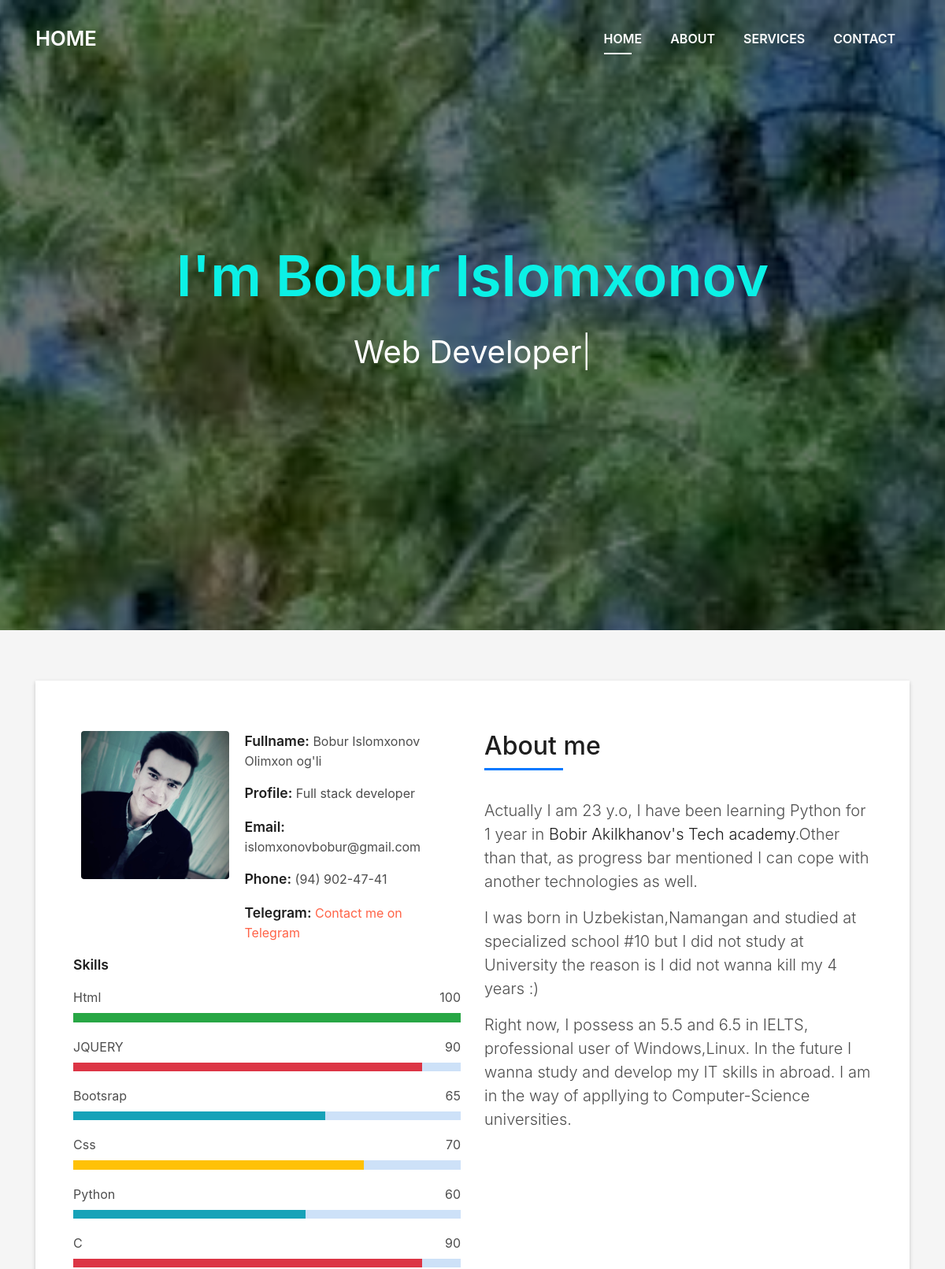
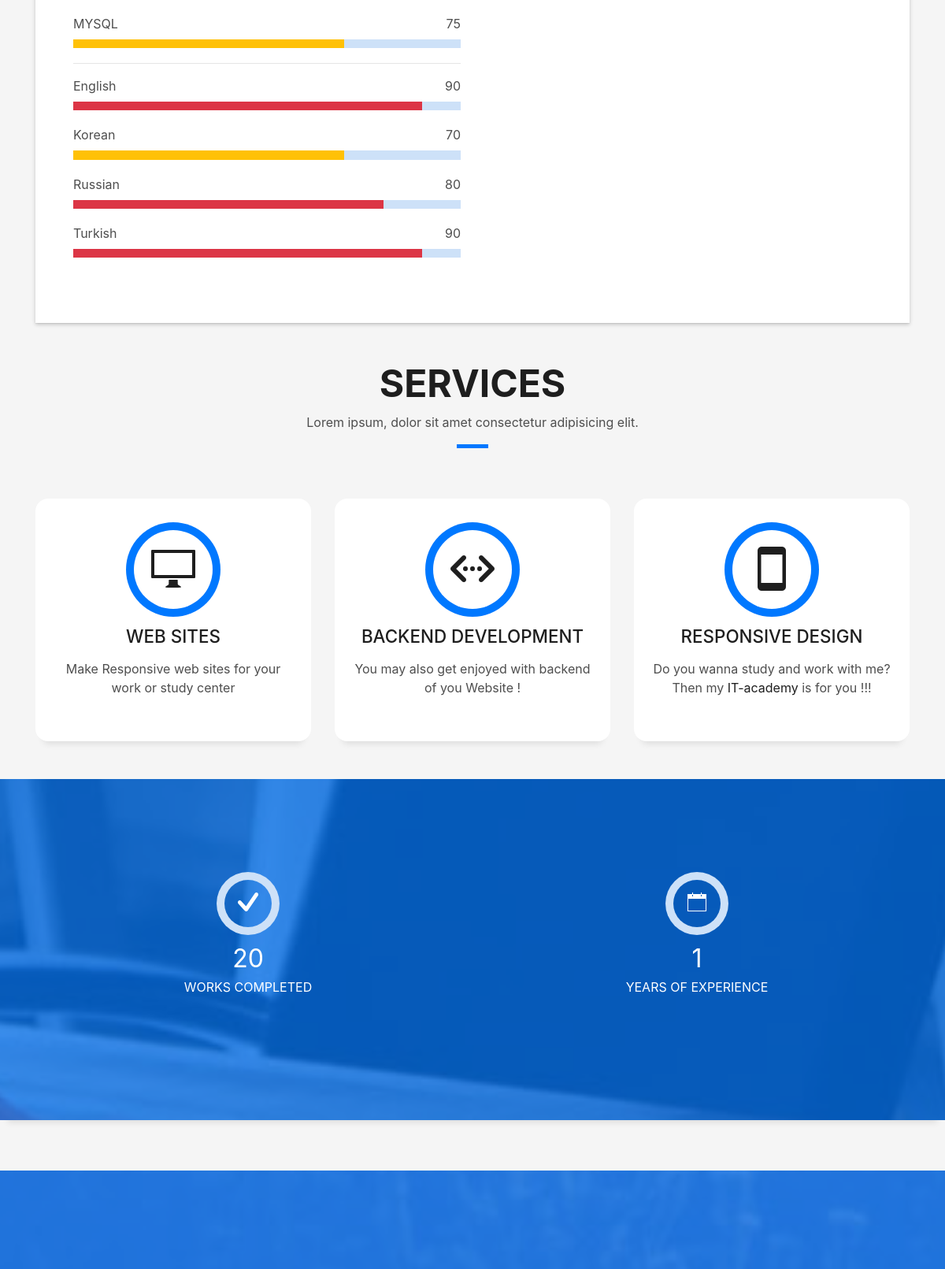
The page / (upper part) on the database its author committed (2 pictures, top to bottom).
### resume_app/models.py (models this page shows, shortened)
class Html(models.Model):
    name = models.CharField(max_length=100,null=1)
    percent = models.IntegerField(null=True)
    color = models.CharField(max_length=10)

class Jquery(models.Model):
    name = models.CharField(max_length=100,null=1)
    percent = models.IntegerField(null=True)
    color = models.CharField(max_length=10)

class Bootstrap(models.Model):
    name = models.CharField(max_length=100,null=1)
    percent = models.IntegerField(null=True)
    color = models.CharField(max_length=10)

class Css(models.Model):
    name = models.CharField(max_length=100,null=1)
    percent = models.IntegerField(null=True)
    color = models.CharField(max_length=10)

class Python(models.Model):
    name = models.CharField(max_length=100,null=1)
    percent = models.IntegerField(null=True)
    color = models.CharField(max_length=10)

class C(models.Model):
    name = models.CharField(max_length=100,null=1)
    percent = models.IntegerField(null=True)
    color = models.CharField(max_length=10)

class Mysql(models.Model):
    name = models.CharField(max_length=100,null=1)
    percent = models.IntegerField(null=True)
    color = models.CharField(max_length=10)

class English(models.Model):
    name = models.CharField(max_length=100,null=1)
    percent = models.IntegerField(null=True)
    color = models.CharField(max_length=10)

class Tadjik(models.Model):
    name = models.CharField(max_length=100,null=1)
    percent = models.IntegerField(null=True)
    color = models.CharField(max_length=10)

class Russian(models.Model):
    name = models.CharField(max_length=100,null=1)
    percent = models.IntegerField(null=True)
    color = models.CharField(max_length=10)

class Turkish(models.Model):
    name = models.CharField(max_length=100,null=1)
    percent = models.IntegerField(null=True)
    color = models.CharField(max_length=10)

class Title(models.Model):
    name = models.CharField(max_length=100,null=1)

### resume_app/views.py (the view)
# urls.py: 2. Add a URL to urlpatterns:  path('', views.home, name='home')
def home(request):
    html = Html.objects.all()
    jquery = Jquery.objects.all()
    bootstrap = Bootstrap.objects.all()
    css = Css.objects.all()
    python = Python.objects.all()
    c = C.objects.all()
    mysql = Mysql.objects.all()
    js = JavaScript.objects.all()
    eng = English.objects.all()
    uz = Uzbek.objects.all()
    tj = Tadjik.objects.all()
    rus = Russian.objects.all()
    tk = Turkish.objects.all()
    title = Title.objects.all()
    context = {'html': html,'jquery':jquery,'bootstrap':bootstrap,'css':css,'python':python,'c':c,'mysql':mysql,'js':js,'eng':eng,'uz':uz,'tj':tj,'rus':rus,'tk':tk,'title':title}
    return render(request, 'index.html',context)

### resume_app/templates/index.html (shortened to what this page needs)
{% load static %}
<!DOCTYPE html>
<html lang="en">
<head>
  <link href="{% static 'lib/bootstrap/css/bootstrap.min.css' %}" rel="stylesheet">
  <link href="{% static 'lib/font-awesome/css/font-awesome.min.css' %}" rel="stylesheet">
  <link href="{% static 'lib/animate/animate.min.css' %}" rel="stylesheet">
  <link href="{% static 'lib/ionicons/css/ionicons.min.css' %}" rel="stylesheet">
  <link href="{% static 'lib/owlcarousel/assets/owl.carousel.min.css' %}" rel="stylesheet">
  <link href="{% static 'lib/lightbox/css/lightbox.min.css' %}" rel="stylesheet">
  <link href="{% static 'css/style.css' %}" rel="stylesheet">
</head>
<body id="page-top">
  <nav class="navbar navbar-b navbar-trans navbar-expand-md fixed-top" id="mainNav">
    <div class="container">
      <a class="navbar-brand js-scroll" href="#">HOME</a>
      <div class="navbar-collapse collapse justify-content-end" id="navbarDefault">
        <ul class="navbar-nav">
          <li class="nav-item">
            <a class="nav-link js-scroll active" href="#home">Home</a>
          </li>
          <li class="nav-item">
            <a class="nav-link js-scroll" href="#about">About</a>
          </li>
          <li class="nav-item">
            <a class="nav-link js-scroll" href="#service">Services</a>
          </li>
          <li class="nav-item">
            <a class="nav-link js-scroll" href="#contact">Contact</a>
          </li>
        </ul>
      </div>
    </div>
  </nav>
  <div id="home" class="intro route bg-image" style="background-image: url({% static './img/me.jpg' %})">
    <div class="overlay-itro"></div>
    <div class="intro-content display-table">
      <div class="table-cell">
        <div class="container">
          <h1 class="intro-title mb-4" style="color:rgb(11, 241, 230);">I'm Bobur Islomxonov</h1>
          <p class="intro-subtitle"><span class="text-slider-items">,Web Developer,Frontend Developer,Backend Developer,Full Stack Developer</span><strong class="text-slider"></strong></p>
        </div>
      </div>
    </div>
  </div>
  <section id="about" class="about-mf sect-pt4 route">
    <div class="container">
      <div class="row">
        <div class="col-sm-12">
          <div class="box-shadow-full">
            <div class="row">
              <div class="col-md-6">
                <div class="row">
                  <div class="col-sm-6 col-md-5">
                    <div class="about-img">
                      <img src="{% static './img/hero.jpg' %}" class="img-fluid rounded b-shadow-a" alt="">
                    </div>
                  </div>
                  <div class="col-sm-6 col-md-7">
                    <div class="about-info">
                      <p><span class="title-s">Fullname: </span> <span>Bobur Islomxonov Olimxon og'li</span></p>
                      <p><span class="title-s">Profile: </span> <span>Full stack developer</span></p>
                      <p><span class="title-s">Email: </span> <span>islomxonovbobur@gmail.com</span></p>
                      <p><span class="title-s">Phone: </span> <span>(94) 902-47-41</span></p>
                      <p><span class="title-s">Telegram: </span> <span><a href="https://telegram.im/@BOBUR2309" target="_blank" style="color:tomato;">Contact me on Telegram</a></span></p>
                    </div>
                  </div>
                </div>
                <div class="skill-mf">
                  <p class="title-s">Skills</p>
                  {% for item in html %}
                    <span>{{item.name}}</span> <span class="pull-right">{{item.percent}}</span>
                    <div class="progress">
                      <div class="progress-bar bg-{{item.color}}" role="progressbar" style="width: 100%" aria-valuenow="{{item.percent}}" aria-valuemin="0"
                        aria-valuemax="100"></div>
                    </div>
                  {% endfor %}
                  {% for item in jquery %}
                  <span>{{item.name}}</span> <span class="pull-right">{{item.percent}}</span>
                  <div class="progress">
                    <div class="progress-bar bg-{{item.color}}" role="progressbar" style="width: 90%;" aria-valuenow="85" aria-valuemin="0"
                      aria-valuemax="100"></div>
                  </div>
                  {% endfor %}
                  {% for item in bootstrap %}
                  <span>{{item.name}}</span> <span class="pull-right">{{item.percent}}</span>
                  <div class="progress">
                    <div class="progress-bar bg-{{item.color}}" role="progressbar" style="width: 65%;" aria-valuenow="85" aria-valuemin="0"
                      aria-valuemax="100"></div>
                  </div>
                  {% endfor %}
                  {% for item in css %}
                  <span>{{item.name}}</span> <span class="pull-right">{{item.percent}}</span>
                  <div class="progress">
                    <div class="progress-bar bg-{{item.color}}" role="progressbar" style="width: 75%" aria-valuenow="75" aria-valuemin="0"
                      aria-valuemax="100"></div>
                  </div>
                  {% endfor %}
                  {% for item in python %}
                  <span>{{item.name}}</span> <span class="pull-right">{{item.percent}}</span>
                  <div class="progress">
                    <div class="progress-bar bg-{{item.color}}" role="progressbar" style="width: 60%" aria-valuenow="50" aria-valuemin="0"
                      aria-valuemax="100"></div>
                  </div>
                  {% endfor %}
                  {% for item in c %}
                    <span>{{item.name}}</span> <span class="pull-right">{{item.percent}}</span>
                    <div class="progress">
                      <div class="progress-bar bg-{{item.color}}" role="progressbar" style="width: 90%" aria-valuenow="45" aria-valuemin="0"
                        aria-valuemax="100"></div>
                    </div>
                  {% endfor %}
                  {% for item in mysql %}
                  <span>{{item.name}}</span> <span class="pull-right">{{item.percent}}</span>
                  <div class="progress">
                    <div class="progress-bar bg-{{item.color}}" role="progressbar" style="width: 70%" aria-valuenow="70" aria-valuemin="0"
                      aria-valuemax="100"></div>
                  </div>
                  {% endfor %}
                  {% for item in eng %}
                  <hr>
                  <span>{{item.name}}</span> <span class="pull-right">{{item.percent}}</span>
                  <div class="progress">
                    <div class="progress-bar bg-{{item.color}}" role="progressbar" style="width: 90%" aria-valuenow="45" aria-valuemin="0"
                      aria-valuemax="100"></div>
                  </div>
                  {% endfor %}
                  {% for item in tj %}
                  <span>{{item.name}}</span> <span class="pull-right">{{item.percent}}</span>
                  <div class="progress">
                    <div class="progress-bar bg-{{item.color}}" role="progressbar" style="width: 70%" aria-valuenow="45" aria-valuemin="0"
                      aria-valuemax="100"></div>
                  </div>
                  {% endfor %}
                  {% for item in rus %}
                  <span>{{item.name}}</span> <span class="pull-right">{{item.percent}}</span>
                  <div class="progress">
                    <div class="progress-bar bg-{{item.color}}" role="progressbar" style="width: 80%" aria-valuenow="45" aria-valuemin="0"
                      aria-valuemax="100"></div>
                  </div>
                  {% endfor %}
                  {% for item in tk %}
                  <span >{{item.name}}</span> <span class="pull-right">{{item.percent}}</span>
                  <div class="progress">
                    <div class="progress-bar bg-{{item.color}}" role="progressbar" style="width: 90%" aria-valuenow="45" aria-valuemin="0"
                      aria-valuemax="100"></div>
                  </div>
                  {% endfor %}
                </div>
              </div>
              <div class="col-md-6">
                <div class="about-me pt-4 pt-md-0">
                  <div class="title-box-2">
                    <h5 class="title-left">
                      {% for item in title %}
                        {{item.name}}
                      {% endfor %}
                    </h5>
                  </div>
                  <p class="lead">
                    Actually I am 23 y.o, I have been learning Python for 1 year in <a href="https://www.ba.uz" target="_blank">Bobir Akilkhanov's Tech academy</a>.Other than that, as progress bar mentioned I can cope with another technologies as well.
                  </p>
                  <p class="lead">
                    I was born in Uzbekistan,Namangan
                    and studied at specialized school #10 but I did not study at University the reason is I did not wanna kill my 4 years :)
                  </p>
                  <p class="lead">
                    Right now, I possess an 5.5 and 6.5 in IELTS, professional user of Windows,Linux.
                    In the future I wanna study and develop my IT skills in abroad.
                    I am in the way of appllying to Computer-Science universities.
                  </p>
                </div>
              </div>
            </div>
          </div>
        </div>
      </div>
    </div>
  </section>
  <section id="service" class="services-mf route">
    <div class="container">
      <div class="row">
        <div class="col-sm-12">
          <div class="title-box text-center">
            <h3 class="title-a">
              Services
            </h3>
            <p class="subtitle-a">
              Lorem ipsum, dolor sit amet consectetur adipisicing elit.
            </p>
            <div class="line-mf"></div>
          </div>
        </div>
      </div>
      <div class="row">
        <div class="col-md-4">
          <div class="service-box">
            <div class="service-ico">
              <span class="ico-circle"><i class="ion-monitor"></i></span>
            </div>
            <div class="service-content">
              <h2 class="s-title">Web Sites</h2>
              <p class="s-description text-center">
                Make Responsive web sites for your work or study center
              </p>
            </div>
          </div>
        </div>
        <div class="col-md-4">
          <div class="service-box">
            <div class="service-ico">
              <span class="ico-circle"><i class="ion-code-working"></i></span>
            </div>
            <div class="service-content">
              <h2 class="s-title">Backend Development</h2>
              <p class="s-description text-center">
                You may also get enjoyed with backend of you Website !
              </p>
            </div>
          </div>
        </div>
        <div class="col-md-4">
          <div class="service-box">
            <div class="service-ico">
              <span class="ico-circle"><i class="ion-android-phone-portrait"></i></span>
            </div>
            <div class="service-content">
              <h2 class="s-title">Responsive Design</h2>
              <p class="s-description text-center">
               Do you wanna study and work with me?
               Then my <a href="https://www,ba.uz">IT-academy</a> is for you !!!
              </p>
            </div>
          </div>
        </div>
      </div>
    </div>
  </section>
  <div class="section-counter paralax-mf bg-image" style="background-image: url(img/counters-bg.jpg)">
    <div class="overlay-mf"></div>
    <div class="container">
      <div class="row">
        <div class="col-sm-3 col-lg-3" style="margin:auto;">
          <div class="counter-box">
            <div class="counter-ico">
              <span class="ico-circle"><i class="ion-checkmark-round"></i></span>
            </div>
            <div class="counter-num">
              <p class="counter">20</p>
              <span class="counter-text">WORKS COMPLETED</span>
            </div>
          </div>
        </div>
        <div class="col-sm-3 col-lg-3" style="margin: auto;">
          <div class="counter-box pt-4 pt-md-0">
            <div class="counter-ico">
              <span class="ico-circle"><i class="ion-ios-calendar-outline"></i></span>
            </div>
            <div class="counter-num">
              <p class="counter">1</p>
              <span class="counter-text">YEARS OF EXPERIENCE</span>
            </div>
          </div>
        </div>
      </div>
    </div>
  </div>
  <section class="paralax-mf footer-paralax bg-image sect-mt4 route" style="background-image: url(img/overlay-bg.jpg)">
    <div class="container">
      <div class="row">
        <div class="col-sm-12">
        </div>
      </div>
    </div>
  </section>
</body>
</html>

### rows shown on the page
Html: name "Html", percent "100"
Jquery: name "JQUERY", percent "90"
Bootstrap: name "Bootsrap", percent "65"
Css: name "Css", percent "70"
Python: name "Python", percent "60"
C: name "C", percent "90"
Mysql: name "MYSQL", percent "75"
English: name "English", percent "90"
Tadjik: name "Korean", percent "70"
Russian: name "Russian", percent "80"
Turkish: name "Turkish", percent "90"
Title: name "About me"
